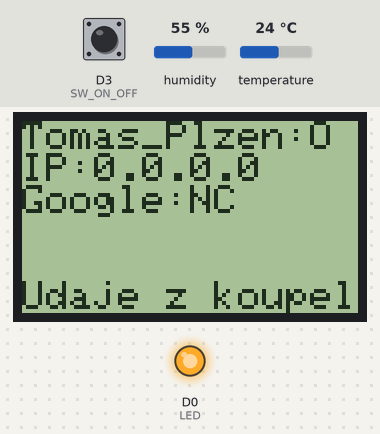
Recording of a sketch running on a simulated ESP8266 (NodeMCU). Parts: 84×48 one-colour display, output pins drawn as LEDs (lit = HIGH). The test bench sets the inputs (shaded band); at power-on: humidity 55 %, temperature 24 °C, D3 (SW_ON_OFF) HIGH. WiFi joins after 1.5 s; servers stay silent unless stated; what the sketch prints to the serial monitor is not drawn.

Above: at 2.2 s.
2.3 s: humidity set to 22 %
At 3.4 s:
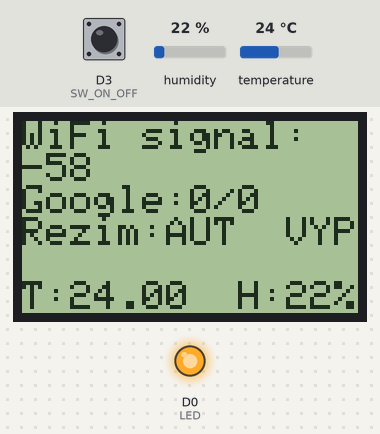
5.8 s: temperature set to 12 °C
At 7.9 s:
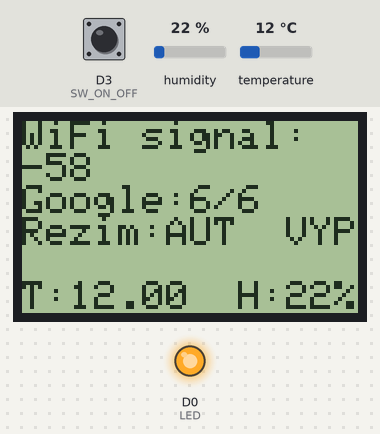
8.8 s: humidity set to 40 %
At 10.0 s:
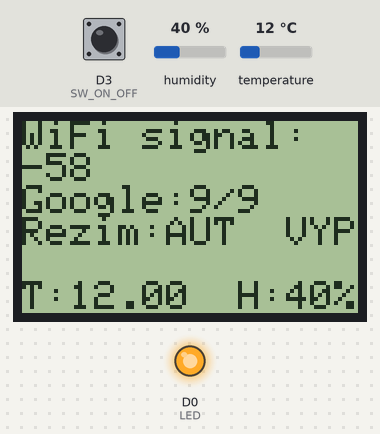
11.0 s: temperature set to 19 °C
At 47.8 s:
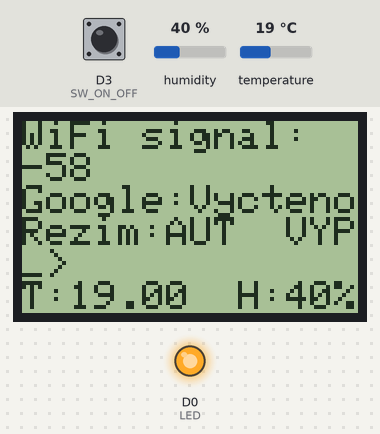
Timing chart, 0 to 49.3 s (numbered marks = the images above; inputs shaded):
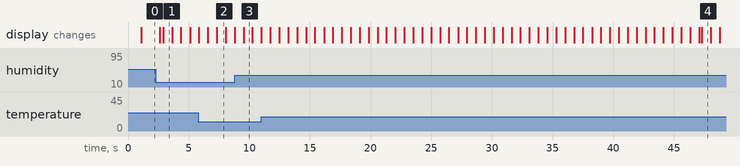

The sketch:

Termostat.ino
```cpp
/*---Termostat s propojenim na Google docs sheet-----*/
/*---------------------------------------------------*/
//diff1
//diff2
//diff 3 local
//diff 4 local
//diff 5 lokalní změna před pull
//diff 6 lokalní změna před pull
//diff 7 změna online
//diff 8 lokal commit
//diff 9 lokal commit
//diff 10


/*
  **Vstupy**
  D2 GPIO4 - SW1 aut/man
  D3 GPIO0 - SW2 on/off
  D9 GPIO3 - Teplomer

  **Vystupy**
  D0 GPIO16 - LED
  D1 GPIO5 - Rele

  **Displej**
  D5 GPIO14 - SCLK displeje
  D6 GPIO12 - data/command displeje
  D7 GPIO13 - SDIN displeje
  D8 GPIO15 - /CS displeje
  D4 GPIO2  - /RES displeje
 */

/*------------------Popis pinů displeje--------------*/
/*
1              VDD            2.7-3.3V
2              SCLK           Clock input
3              SDIN           Serial data
4              data/command   Data or command
5              /CS            Chip select
6              OSC            NC
7              GND
8              /RES           Reset

*/
/*---------------------------------------------------*/
/*
 *  Displej má 6 řádků a 14 znaků na řádek
 */
/*---------------------------------------------------*/
/*---------------------------------------------------*/


#include <ESP8266WiFi.h>
#include <HTTPSRedirect.h>
#include <DHT.h>
#include <string.h>
//#include <stdio.h>
#include <PCD8544.h>


#define relay 5
#define LED D0
#define SW_aut_man 4
#define SW_ON_OFF 0
#define DHTPIN 3

// Uncomment whatever DHT sensor type you're using!
#define DHTTYPE DHT11  // DHT 11
//#define DHTTYPE DHT21  // DHT 21
//#define DHTTYPE DHT22  // DHT 22

DHT dht(DHTPIN,DHTTYPE);

//LCD
static PCD8544 lcd;

int chart = 0;


const char WEBSITE[] = "api.pushingbox.com";  //pushingbox API server
const String devid = "vCBF80EA0AE7D345";   //device ID from Pushingbox

const char* ssid;
const char* password;

const char* ssid1 = "AndroidAP_Tomas";
const char* password1 = "****";

const char* ssid2 = "Tomas_Plzen";
const char* password2 = "****";

const char* ssid3 = "AP_COMTREND";
const char* password3 = "****";


const char* host = "script.google.com";
const char* googleRedirHost = "script.googleusercontent.com";
const char *GScriptId = "****";

const int httpsPort = 443;

// http://askubuntu.com/questions/156620/how-to-verify-the-ssl-fingerprint-by-command-line-wget-curl/
// echo | openssl s_client -connect script.google.com:443 |& openssl x509 -fingerprint -noout
// www.grc.com doesn't seem to get the right fingerprint
// SHA1 fingerprint of the certificate
const char* fingerprint = "13 2C 74 E3 CB 4D 30 8F 4C 18 42 2E DC 8C 95 92 E7 E6 B5 A0";


IPAddress ip(192, 168, 2, 30);
IPAddress gateway(192, 168, 2, 1);
IPAddress subnet(255, 255, 255, 0);

WiFiClient client;  //Instantiate WiFi object

//********************************************************************//
//------------------------------SETUP---------------------------------//
//********************************************************************//
void setup() {
  ESP.wdtDisable();         // watchdog disable

  Serial.begin(9600);       // See the connection status in Serial Monitor

  lcd.begin(84, 48);        // PCD8544-compatible displays may have a different resolution...
  lcd.setCursor(0, 0);
  lcd.print("****Radek_0***");
  lcd.setCursor(0, 1);
  lcd.print("****Radek_1***");
  lcd.setCursor(0, 2);
  lcd.print("****Radek_2***");
  lcd.setCursor(0, 3);
  lcd.print("****Radek_3***");
  lcd.setCursor(0, 4);
  lcd.print("****Radek_4***");
  lcd.setCursor(0, 5);
  lcd.print("****Radek_5***");
  delay(1000);
  lcd.clear();
  lcd.setCursor(0, 0);
  lcd.print("*Inicializace*");

  pinMode(SW_aut_man, INPUT_PULLUP);
  pinMode(SW_ON_OFF, INPUT_PULLUP);
  pinMode(LED, OUTPUT);
  digitalWrite(LED, HIGH);     // 3.3V

  ESP.wdtEnable(10000);     // zapne soft wdt po 10s
}

//********************************************************************//
//-------------------------------WIFI---------------------------------//
//********************************************************************//
void wifiConnect(const char* ssid, const char* password) {
  WiFi.disconnect(true);
  Serial.print("Pripojuji se k: ");
  Serial.println(ssid);

  lcd.setCursor(0, 0);
  lcd.print((String) ssid + ":O");

  WiFi.begin(ssid, password);

  while (WiFi.status() != WL_CONNECTED) {
    delay(500);
    Serial.print(".");
  }
  Serial.println("");
  Serial.println("WiFi pripojeno");
  Serial.print("IP adresa NodeMCU: ");
  Serial.println(WiFi.localIP());

  lcd.setCursor(0, 0);
  lcd.print((String) ssid + ":X");
  lcd.setCursor(0, 1);
  lcd.print("IP");
  lcd.print(WiFi.localIP());

}

void wifiSetIP(){
  WiFi.mode(WIFI_STA);                  // Set WiFi mode to station (client)
  WiFi.config(ip, gateway, subnet);
}

//********************************************************************//
//-------------------------------HTTP---------------------------------//
//********************************************************************//
bool httpReqPushingBox(float temp, float humidity, int manON, int manOFF) {
      if (client.connect(WEBSITE, 80))
      {
           client.print("GET /pushingbox?devid=" + devid
         + "&temp="           + (String) temp
         + "&humidity="       + (String) humidity
         + "&manON="          + (String) manON
         + "&manOFF="         + (String) manOFF
           );

        client.println(" HTTP/1.1");
        client.print("Host: ");
        client.println(WEBSITE);
        client.println("User-Agent: ESP8266/1.0");
        client.println("Connection: close");
        client.println();

        while(client.available()){
            String line = client.readStringUntil('\r');
            Serial.print(line);
        }

        return true;
      }
      else return false;
}

bool httpReqHTTPSinit() {

        HTTPSRedirect client(httpsPort);
        Serial.print("Connecting to ");
        Serial.println(host);

        lcd.setCursor(0, 2);
        lcd.print("Google:pripo..");

        bool flag = false;
        for (int i=0; i<5; i++){
          int retval = client.connect(host, httpsPort);
          if (retval == 1) {
             flag = true;
             break;
          }
          else  {
            Serial.println("Connection failed. Retrying...");
            lcd.setCursor(0, 2);
            lcd.print("Google:nedostu");
          }
        }

        Serial.flush();
        if (!flag){
          Serial.print("Could not connect to server: ");
          Serial.println(host);
          Serial.println("Exiting...");
          lcd.setCursor(0, 2);
          lcd.print("Google:chyba");
          return false;
        }

        Serial.flush();
        if (client.verify(fingerprint, host)) {
          Serial.println("Certificate match.");
          lcd.setCursor(0, 2);
          lcd.print("Google:OK");
          return true;
        } else {
          Serial.println("Certificate mis-match");
          lcd.setCursor(0, 2);
          lcd.print("Google:mis-mat");
          return false;
        }


}

bool httpReqHTTPS(float temp, float humidity, int manON, int manOFF, int postLOG) {
  HTTPSRedirect client(httpsPort);
  //if (!client.connected() || client.connected()) {  //znova připojit za každé okolnosti
  if (!client.connected()) {
    //client.connect(host, httpsPort);
    lcd.setCursor(0, 2);
    lcd.print("Google:pripo..");
    for (int i=0; i<5; i++){
      int retval = client.connect(host, httpsPort);
      if (retval == 1)
        break;
    }
    lcd.setCursor(0, 2);
    lcd.clearLine();
    lcd.print("Google:OK");
  }

  String answer = client.readRedir(String("/macros/s/") + GScriptId
                  + "/exec?temp=" + temp + "&humidity=" + humidity
                  + "&manON=" + manON + "&manOFF=" + manOFF + "&postLOG=" + postLOG,
                  host, googleRedirHost);

    lcd.setCursor(0, 2);
    lcd.clearLine();
    lcd.print("Google:Vycteno");

//  String answer = client.readRedir(String("/macros/s/") + GScriptId + "/exec?temp=" + temp + "&humidity=" + humidity + "&manON=" + manON + "&manOFF=" + manOFF + "&postLOG=" + postLOG, host, googleRedirHost);

  Serial.println("Precteno z tabulky: " + answer);
  //Serial.println("Delka odpovedi: " + (String) answer.length());
  //Serial.println("Nalezeno: " + (String) answer.find("Pozadavek"));

  if (answer == "Pozadavek na topeni je:1\r") {
    //Serial.println("Vyhodnoceno jako pozadavek na zapnuti topeni");
    return true;
  }
  else {
    //Serial.println("Vyhodnoceno jako pozadavek na vypnuti topeni");
    return false;
  }
}

//********************************************************************//
//------------------------------RELE----------------------------------//
//********************************************************************//
void heatingON() {
  Serial.println("Zapinam topeni");
  pinMode(relay, OUTPUT);
  digitalWrite(relay, LOW);     // 0V
  digitalWrite(LED, LOW);       // 0V

  lcd.setCursor(chart, 4);
  lcd.print("->");
  chart++;
  if (chart >=83)
    chart =0;
}

void heatingOFF() {
  Serial.println("Vypinam topeni");
  pinMode(relay, INPUT);
  digitalWrite(LED, HIGH);     // 3.3V

  lcd.setCursor(chart, 4);
  lcd.print("_>");
  chart++;
  if (chart >=83)
    chart =0;
}


//********************************************************************//
//-------------------------------LCD----------------------------------//
//********************************************************************//
void lcd_init() {

  lcd.clear();
  lcd.setCursor(0, 0);
  lcd.print("WiFi:SSID:NC");
  lcd.setCursor(0, 1);
  lcd.print("IP:0.0.0.0");
  lcd.setCursor(0, 2);
  lcd.print("Google:NC");
  //lcd.setCursor(0, 3);
  //lcd.print("Rezim a stav");
  //lcd.setCursor(0, 4);
  //lcd.print("Historie stavu");
  lcd.setCursor(0, 5);
  lcd.print("Udaje z koupel");
}

void lcd_autHeatON() {
  lcd.setCursor(0, 3);
  //lcd.clearLine();
  lcd.print("Rezim:AUT  ZAP");
}

void lcd_autHeatOFF() {
  lcd.setCursor(0, 3);
  //lcd.clearLine();
  lcd.print("Rezim:AUT  VYP");
}

void lcd_manHeatON() {
  lcd.setCursor(0, 3);
  //lcd.clearLine();
  lcd.print("Rezim:MAN  ZAP");
}

void lcd_manHeatOFF() {
  lcd.setCursor(0, 3);
  //lcd.clearLine();
  lcd.print("Rezim:MAN  VYP");
}

void lcd_temp(float temp, float humidity) {
  lcd.setCursor(0, 5);
  lcd.clearLine();
  /*
  lcd.print("T:");
  lcd.print((String) ((int) temp));
  lcd.setCursor(3, 5);
  lcd.print("*C");
  lcd.setCursor(8, 5);
  lcd.print("H:");
  lcd.print((String) ((int) humidity));
  lcd.setCursor(13, 5);
  lcd.print("%");
  */
  String message;
  message = "T:" + ((String) ((float) temp)) + "  H:" + ((String) ((int) humidity)) + "%";
  lcd.print(message);
}


//********************************************************************//
//-------------------------------MAIN---------------------------------//
//********************************************************************//
// the loop function runs over and over again forever
void loop() {

  bool state = false;
  int loop60 = 0;
  int loop600 = 0;
  float temp, humidity, t, h;
  int manON, manOFF, autMode, manMode, postLOG;

  temp = 24.5;
  humidity = 30.5;
  manON = 0;
  manOFF = 0;
  autMode = 0;
  manMode = 0;

  Serial.println("Program startuje...");
  lcd_init();

  wifiSetIP();

  //ssid = ssid1;
  //password = password1;

  //ssid = ssid2;
  //password = password2;

  ssid = ssid2;
  password = password2;

  wifiConnect(ssid, password);

  httpReqHTTPSinit();

  Serial.println("Smycka programu start");
  while(1) {
    Serial.println("V zakladni smycce");
    //lcd.setCursor(0, 3);
    //lcd.print("Rezim:AUT wait");

    for (;(loop600 < 600);loop60++,loop600++) {
      Serial.println("Cekam: " + (String) loop60 + "s/60s| " + (String) loop600 +  "s/600s");

      lcd.setCursor(0, 2);
      lcd.clearLine();
      lcd.print("Google:" + (String) loop60 + "/" + (String) loop600);
      lcd.setCursor(0, 0);
      lcd.clearLine();
      lcd.print("WiFi signal:");
      lcd.setCursor(0, 1);
      lcd.clearLine();
      lcd.print(WiFi.RSSI());


      // Reading temperature or humidity takes about 250 milliseconds!
      // Sensor readings may also be up to 2 seconds 'old' (its a very slow sensor)
      float h = dht.readHumidity();
      // Read temperature as Celsius (the default)
      float t = dht.readTemperature();

      // Updatuj pouze pokud bylo cteni uspesne
      if (!(isnan(h))) {
        humidity = h;
      }

      if (!(isnan(t))) {
        temp = t;
      }


      lcd_temp(temp, humidity);

      if (digitalRead(SW_aut_man)) {
        autMode = 1;
        manMode = 0;
        //lcd.setCursor(0, 3);
        //lcd.print("Rezim:AUT");

        if (state == true)
          lcd_autHeatON();
        else
          lcd_autHeatOFF();

      }
      else {
        autMode = 0;
        manMode = 1;
        //lcd.setCursor(0, 3);
        //lcd.print("Rezim:MAN");
      }

      if (digitalRead(SW_ON_OFF)) {
        manON = 1;
        manOFF = 0;
        if (manMode == 1) {
          heatingON();
          lcd_manHeatON();
        }
      }
      else {
        manON = 0;
        manOFF = 1;
        if (manMode == 1) {
          heatingOFF();
          lcd_manHeatOFF();
        }
      }


      if (loop60 == 60) {
        loop60 = 0;
        if (WiFi.status() != WL_CONNECTED)
          wifiConnect(ssid, password);  //reconnect WiFi pokud nutno
        state = httpReqHTTPS(temp, humidity, manON, manOFF, 0);

        if (autMode == 1) {
          if ((state == true) && (temp  < 26)) {  //pojistka, aby se nepretopilo pri chybe v Google docs
            heatingON();
            lcd_autHeatON();
          }
          else {
            heatingOFF();
            lcd_autHeatOFF();
          }
        }

      }
      delay(700);
      ESP.wdtFeed();
    }
    loop600 = 0;
    loop60 = 0;
    if (WiFi.status() != WL_CONNECTED)
      wifiConnect(ssid, password);  //reconnect WiFi pokud nutno
    state = httpReqHTTPS(temp, humidity, manON, manOFF, 1);

    if (autMode == 1) {
      if ((state == true) && (temp  < 26)) {  //pojistka, aby se nepretopilo pri chybe v Google docs
        heatingON();
        lcd_autHeatON();
      }
      else {
        heatingOFF();
        lcd_autHeatOFF();
      }
    }
  }
}


//End of the program
//Comment 1
//Comment 2
//Comment 3 github
```

Measured:
- what the display in image 1 shows lasts 0.7 s, from 2.9 s to 3.6 s
